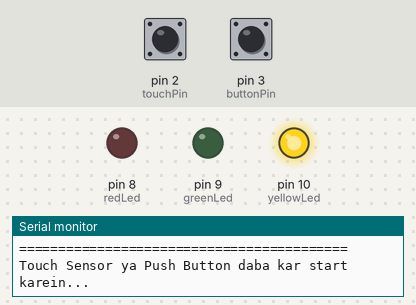
This sketch was run on a simulated Arduino Uno, built with avr-gcc and run on an emulated ATmega328P. Parts: output pins drawn as LEDs (lit = HIGH), the last lines printed to the serial monitor. Dashed ring = blinking. Inputs (shaded band) come from the test bench; at power-on: pin 2 (touchPin) LOW, pin 3 (buttonPin) HIGH. Random numbers use the default seed unless the sketch sets one.

Above: at 1.3 s.
1.4 s: pin 2 (touchPin) pulled HIGH for 1 s
At 1.64 s:
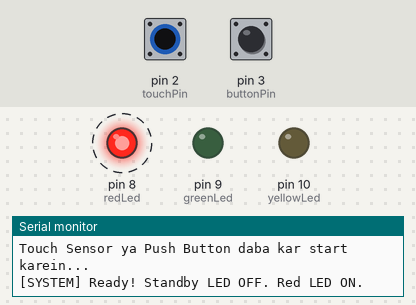
4.4 s: pin 3 (buttonPin) pulled LOW for 0.15 s
At 7.2 s:
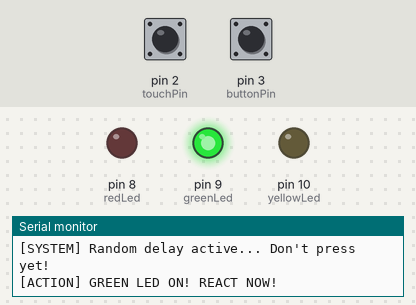
7.5 s: pin 2 (touchPin) pulled HIGH for 0.15 s
At 8.2 s:
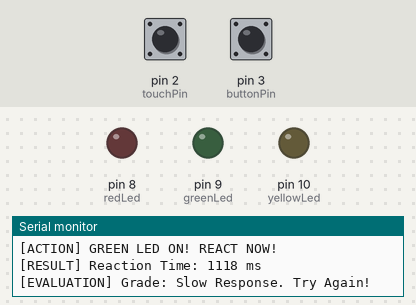
10.6 s: pin 2 (touchPin) pulled HIGH for 3.2 s
At 14.9 s:
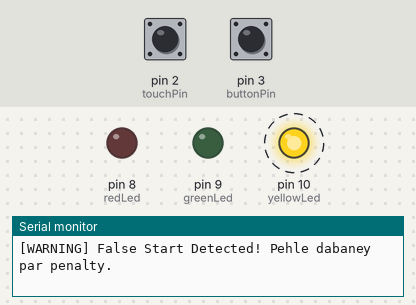
15.3 s: pin 3 (buttonPin) pulled LOW for 3.2 s
At 15.54 s:
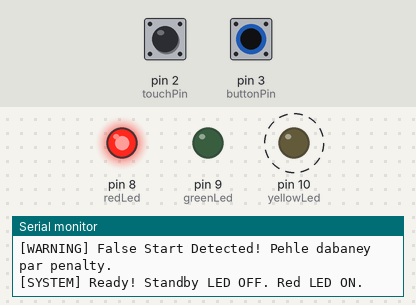
Timing chart, 0 to 20.7 s (numbered marks = the images above; inputs shaded):
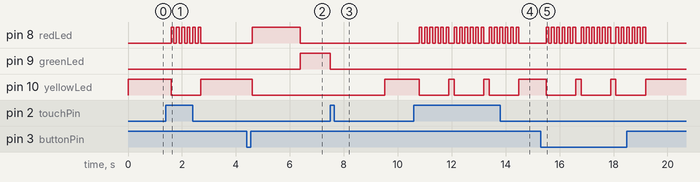

Measured:
- after the input at 1.4 s, pin 8 (redLed): alternates HIGH for 0.10 s and LOW for 0.10 s, 12 changes in all, then stays LOW, starting after 0.20 s; pin 10 (yellowLed): HIGH → LOW after 0.20 s, → HIGH 1.1 s later
- after the input at 4.4 s, pin 8 (redLed): LOW → HIGH after 0.20 s, → LOW 1.8 s later; pin 9 (greenLed): LOW → HIGH after 2.0 s; pin 10 (yellowLed): HIGH → LOW after 0.20 s
- after the input at 7.5 s, pin 9 (greenLed): HIGH → LOW at once; pin 10 (yellowLed): LOW → HIGH after 2.0 s
- after the input at 10.6 s, pin 8 (redLed): LOW → HIGH after 0.20 s, then repeats every 1.3 s: 5 × (LOW 0.10 s, HIGH 0.10 s), LOW 0.20 s, HIGH 0.10 s; pin 10 (yellowLed): alternates HIGH for 0.20 s and LOW for 1.1 s, starting after 0.20 s
- after the input at 15.3 s, pin 8 (redLed): LOW → HIGH after 0.20 s, then repeats every 1.3 s: 5 × (LOW 0.10 s, HIGH 0.10 s), LOW 0.20 s, HIGH 0.10 s; pin 10 (yellowLed): alternates HIGH for 0.20 s and LOW for 1.1 s, starting after 0.20 s

The sketch:

Dual-Sense-RT.ino
```cpp
// Dual-Interface Reaction Time Tester Code
const int touchPin  = 2;  // TTP223 Touch Sensor (Active HIGH)
const int buttonPin = 3;  // Push Button (Active LOW with INPUT_PULLUP)

const int redLed    = 8;   // Warning Light
const int greenLed  = 9;   // Stimulus Light
const int yellowLed = 10;  // Standby Light

unsigned long startTime;
unsigned long reactionTime;

void setup() {
  Serial.begin(9600);

  pinMode(touchPin, INPUT);
  pinMode(buttonPin, INPUT_PULLUP);

  pinMode(redLed, OUTPUT);
  pinMode(greenLed, OUTPUT);
  pinMode(yellowLed, OUTPUT);

  // Initial State: Standby Mode
  digitalWrite(yellowLed, HIGH);
  digitalWrite(redLed, LOW);
  digitalWrite(greenLed, LOW);

  Serial.println("==========================================");
  Serial.println("   DUAL-INTERFACE REACTION TIME TESTER    ");
  Serial.println("==========================================");
  Serial.println("Touch Sensor ya Push Button daba kar start karein...");
}

bool isInputTriggered() {
  // Touch Sensor HIGH hota hai, Push Button LOW hota hai
  bool touchState  = (digitalRead(touchPin) == HIGH);
  bool buttonState = (digitalRead(buttonPin) == LOW);
  return (touchState || buttonState);
}

void loop() {
  // Step 1: Wait for initiation signal
  if (isInputTriggered()) {
    delay(200); // Debounce delay

    // Switch from Standby to Warning State
    digitalWrite(yellowLed, LOW);
    digitalWrite(redLed, HIGH);
    Serial.println("\n[SYSTEM] Ready! Standby LED OFF. Red LED ON.");
    Serial.println("[SYSTEM] Random delay active... Don't press yet!");

    // Step 2: Random delay generation (1.5 to 4 seconds)
    int randomDelay = random(1500, 4000);
    unsigned long delayStart = millis();
    bool falseStart = false;

    while (millis() - delayStart < randomDelay) {
      if (isInputTriggered()) {
        falseStart = true;
        break;
      }
    }

    // Handle Early Trigger / False Start
    if (falseStart) {
      Serial.println("[WARNING] False Start Detected! Pehle dabaney par penalty.");
      for (int i = 0; i < 5; i++) {
        digitalWrite(redLed, LOW);
        delay(100);
        digitalWrite(redLed, HIGH);
        delay(100);
      }
      digitalWrite(redLed, LOW);
      digitalWrite(yellowLed, HIGH);
      return;
    }

    // Step 3: Stimulus Phase (Green LED ON)
    digitalWrite(redLed, LOW);
    digitalWrite(greenLed, HIGH);
    startTime = millis();
    Serial.println("[ACTION] GREEN LED ON! REACT NOW!");

    // Step 4: Measure Reaction Time
    while (!isInputTriggered()) {
      // Waiting for reaction
    }
    reactionTime = millis() - startTime;
    digitalWrite(greenLed, LOW);

    // Step 5: Output Results to Serial Monitor
    Serial.print("[RESULT] Reaction Time: ");
    Serial.print(reactionTime);
    Serial.println(" ms");

    if (reactionTime < 300) {
      Serial.println("[EVALUATION] Grade: Pro Gamer / Lightning Fast!");
    } else if (reactionTime < 400) {
      Serial.println("[EVALUATION] Grade: Average Human Reflexes.");
    } else {
      Serial.println("[EVALUATION] Grade: Slow Response. Try Again!");
    }

    delay(2000);
    digitalWrite(yellowLed, HIGH);
    Serial.println("\nSystem Reset. Touch or Press to test again...");
  }
}
```
